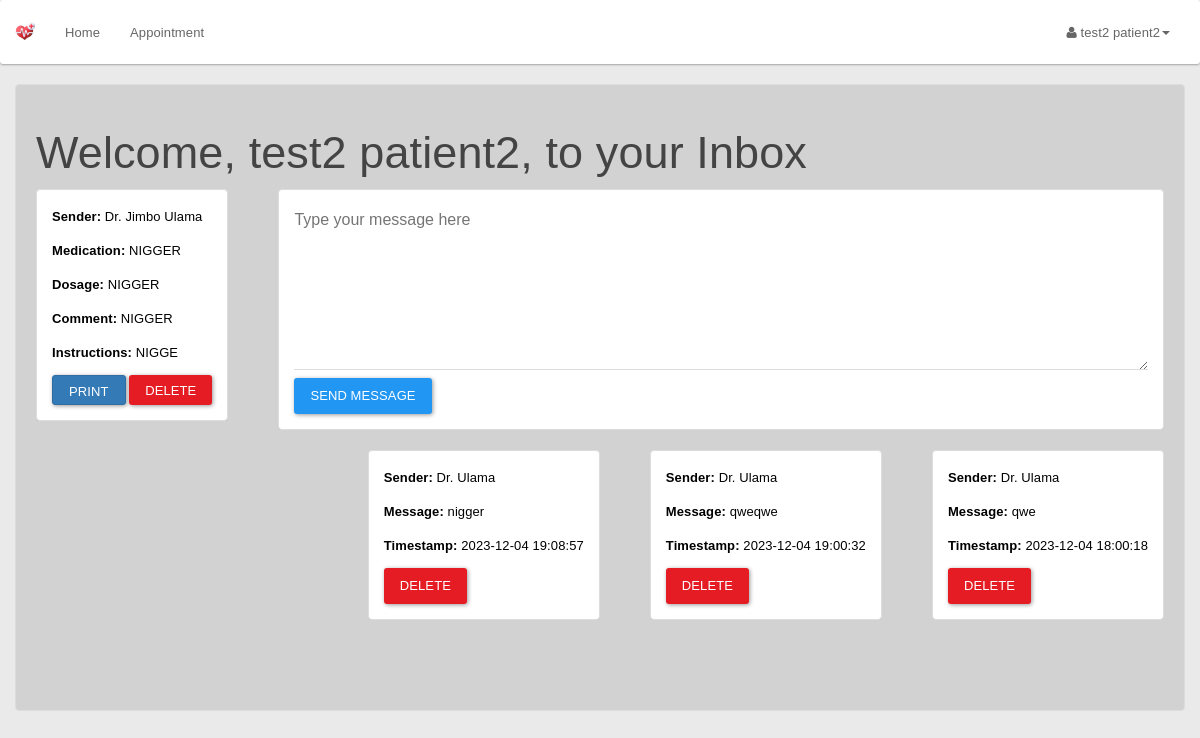
Screenshot of /patient/inbox.php (signed in) with the database file from the repository.
### tables this page shows
CREATE TABLE `patient` (
  `philhealthId` bigint(12) NOT NULL,
  `password` varchar(20) NOT NULL,
  `patientFirstName` varchar(20) NOT NULL,
  `patientLastName` varchar(20) NOT NULL,
  `patientMaritialStatus` varchar(10) NOT NULL,
  `patientDOB` date NOT NULL,
  `patientGender` varchar(10) NOT NULL,
  `patientAddress` varchar(100) NOT NULL,
  `patientPhone` varchar(15) NOT NULL,
  `patientEmail` varchar(100) NOT NULL,
  `appointmentType` enum('tb','prenatal') NOT NULL DEFAULT 'tb'
);

CREATE TABLE `tbprescription` (
  `prescriptionId` int(11) NOT NULL,
  `philhealthId` bigint(20) DEFAULT NULL,
  `icDoctor` bigint(20) DEFAULT NULL,
  `medication` varchar(255) NOT NULL,
  `dosage` varchar(50) NOT NULL,
  `comment` text NOT NULL,
  `instructions` text NOT NULL,
  `prescriptionDate` timestamp NOT NULL DEFAULT current_timestamp()
);

CREATE TABLE `doctor` (
  `icDoctor` bigint(12) NOT NULL,
  `password` varchar(20) NOT NULL,
  `doctorId` int(3) NOT NULL,
  `doctorFirstName` varchar(50) NOT NULL,
  `doctorLastName` varchar(50) NOT NULL,
  `doctorAddress` varchar(100) NOT NULL,
  `doctorPhone` varchar(15) NOT NULL,
  `doctorEmail` varchar(20) NOT NULL,
  `doctorDOB` date NOT NULL,
  `doctorRole` varchar(255) DEFAULT NULL
);

CREATE TABLE `doctormessages` (
  `messageId` int(11) NOT NULL,
  `senderId` bigint(20) DEFAULT NULL,
  `receiverId` bigint(20) DEFAULT NULL,
  `messageContent` text DEFAULT NULL,
  `timestamp` timestamp NOT NULL DEFAULT current_timestamp()
);

### patient/inbox.php (the view, shortened to what this page needs)
<?php
include_once '../assets/conn/dbconnect.php';
$session = $_SESSION['patientSession'];
$res = mysqli_query($con, "SELECT * FROM patient WHERE philhealthId=" . $session);
$userRow = mysqli_fetch_array($res, MYSQLI_ASSOC);
$appointmentType = $userRow['appointmentType'];
$prescriptionQuery = "";
if ($appointmentType === 'tb') {
    $prescriptionQuery = "SELECT t.*, d.doctorFirstName, d.doctorLastName
                          FROM tbprescription t
                          JOIN doctor d ON t.icDoctor = d.icDoctor
                          WHERE t.philhealthId=" . $userRow['philhealthId'];
} elseif ($appointmentType === 'prenatal') {
    $prescriptionQuery = "SELECT p.*, d.doctorFirstName, d.doctorLastName
                          FROM prenatalprescription p
                          JOIN doctor d ON p.icDoctor = d.icDoctor
                          WHERE p.philhealthId=" . $userRow['philhealthId'];
}
if (!empty($prescriptionQuery)) {
    $prescriptionResult = mysqli_query($con, $prescriptionQuery);
} else {
    echo "Error: Appointment type not found.";
    exit;
}
?>
<!DOCTYPE html>
<html lang="en">
<head>
    <link href="assets/css/material.css" rel="stylesheet">
    <link href="assets/css/default/style.css" rel="stylesheet">
    <link href="assets/css/default/blocks.css" rel="stylesheet">
    <link href="assets/css/date/bootstrap-datepicker.css" rel="stylesheet">
    <link href="assets/css/date/bootstrap-datepicker3.css" rel="stylesheet">
    <link rel="stylesheet" href="assets/font-awesome/css/font-awesome.min.css" />
</head>
<body>
    <nav class="navbar navbar-default" role="navigation">
        <div class="container-fluid">
            <div class="navbar-header">
                <a class="navbar-brand" href="patient.php"><img alt="Brand" src="assets/img/cd-logo.png" height="20px"></a>
            </div>
            <div class="collapse navbar-collapse" id="bs-example-navbar-collapse-1">
                <ul class="nav navbar-nav">
                    <li><a href="patient.php">Home</a></li>
                    <li><a href="patientapplist.php?patientId=<?php echo $userRow['philhealthId']; ?>">Appointment</a></li>
                </ul>
                <ul class="nav navbar-nav navbar-right">
                    <li class="dropdown">
                        <a href="#" class="dropdown-toggle" data-toggle="dropdown"><i class="fa fa-user"></i> <?php echo $userRow['patientFirstName']; ?> <?php echo $userRow['patientLastName']; ?><b class="caret"></b></a>
                    </li>
                </ul>
            </div>
        </div>
    </nav>
    <div class="container">
        <section style="padding-bottom: 50px; padding-top: 0;">
            <div class="row">
                <div class="col-md-12">
                    <h2>Welcome, <?php echo $userRow['patientFirstName'] . ' ' . $userRow['patientLastName']; ?>, to your Inbox</h2>
                    <?php
                    while ($prescriptionRow = mysqli_fetch_array($prescriptionResult, MYSQLI_ASSOC)) {
                        $messageClass = ($prescriptionRow['philhealthId']) ? 'doctor-message' : 'user-message';
                    ?>
                        <div class="message-container <?php echo $messageClass; ?>">
                            <div class="message">
                                <p><strong>Sender:</strong> Dr. <?php echo $prescriptionRow['doctorFirstName'] . ' ' . $prescriptionRow['doctorLastName']; ?></p>
                                <p><strong>Medication:</strong> <?php echo $prescriptionRow['medication']; ?></p>
                                <p><strong>Dosage:</strong> <?php echo $prescriptionRow['dosage']; ?></p>
                                <p><strong>Comment:</strong> <?php echo $prescriptionRow['comment']; ?></p>
                                <p><strong>Instructions:</strong> <?php echo $prescriptionRow['instructions']; ?></p>
                                <button class="btn btn-primary btn-print custom-btn" onclick="printPrescription(<?php echo $prescriptionRow['prescriptionId']; ?>)">Print</button>
                                <form action="deletePrescription.php" method="post" style="display: inline;">
                                    <button type="submit" class="btn btn-danger custom-btn">Delete</button>
                                </form>
                            </div>
                        </div>
                        <div class="message-container">
                            <div class="message">
                                <form action="sendmessage.php" method="post">
                                    <textarea name="message" placeholder="Type your message here"></textarea>
                                    <button type="submit" class="btn btn-primary">Send Message</button>
                                </form>
                            </div>
                        </div>
                        <?php
                        $messageQuery = "SELECT * FROM doctormessages WHERE receiverId=" . $userRow['philhealthId'] . " AND senderId=" . $prescriptionRow['icDoctor'];
                        $messageResult = mysqli_query($con, $messageQuery);
                        if ($messageResult) {
                            if (mysqli_num_rows($messageResult) > 0) {
                                while ($messageRow = mysqli_fetch_array($messageResult, MYSQLI_ASSOC)) {
                                    $messageSender = 'Dr. ' . $prescriptionRow['doctorLastName'];
                        ?>
                                    <div class="message-container user-message">
                                        <div class="message">
                                            <p><strong>Sender:</strong> <?php echo $messageSender; ?></p>
                                            <p><strong>Message:</strong> <?php echo $messageRow['messageContent']; ?></p>
                                            <p><strong>Timestamp:</strong> <?php echo $messageRow['timestamp']; ?></p>
                                            <form action="deleteMessage.php" method="post">
                                                <button type="submit" class="btn btn-danger">Delete</button>
                                            </form>
                                        </div>
                                    </div>
                        <?php
                                }
                            } else {
                                echo '<div class="message-container user-message"><p>No messages.</p></div>';
                            }
                        } else {
                            echo "Error in SQL query: " . mysqli_error($con);
                        }
                        ?>
                    <?php
                    }
                    ?>
                </div>
            </div>
        </section>
    </div>
</body>
</html>

### patient/assets/css/default/style.css (style rules this page uses)
body { background-color: #EAEAEA !important; }
.navbar-default .navbar-brand { color:#fff; font-size:30px; font-weight:bold; }
.navbar { margin-bottom: 0px !important; }

### patient/assets/css/default/blocks.css (style rules this page uses)
*, *:after, *:before { box-sizing: border-box; }

### patient/inbox.php (style rules this page uses)
body { font-family: 'Arial', sans-serif; background-color: #f2f2f2; margin: 0; }
.container { background-color: rgba(0, 0, 0, 0.1); padding: 20px; border: 1px solid #ddd; border-radius: 4px; margin-top: 20px; color: #fff; }
.message-container { margin-bottom: 20px; overflow: hidden; }
.message { background-color: #fff; padding: 15px; border: 1px solid #ddd; border-radius: 4px; box-shadow: 0 1px 1px rgba(0, 0, 0, 0.05); color: #000; }
.doctor-message { float: left; margin-right: 50px; border-color: #4CAF50; }
.user-message { float: right; margin-left: 50px; border-color: #337ab7; }
.message p { margin: 0 0 10px; }
.btn-print { background-color: #337ab7; border: 1px solid #2e6da4; color: #fff; }
.custom-btn { height: 30px; line-height: 1.5; }
form textarea { height: 165px; width: 100%; resize: vertical; }

### rows the page displays
patient: patientFirstName "test2", patientLastName "patient2"
tbprescription: icDoctor.doctorFirstName "Jimbo", icDoctor.doctorLastName "Ulama", medication "NIGGER", dosage "NIGGER", comment "NIGGER", instructions "NIGGE"
doctormessages: senderId.doctorLastName "Dr. Ulama", messageContent "qwe", timestamp "2023-12-04 18:00:18"
doctormessages: senderId.doctorLastName "Dr. Ulama", messageContent "qweqwe", timestamp "2023-12-04 19:00:32"
doctormessages: senderId.doctorLastName "Dr. Ulama", messageContent "nigger", timestamp "2023-12-04 19:08:57"
